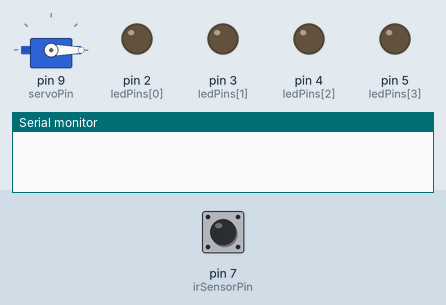
Recording of a sketch running on a simulated Arduino Uno, built with avr-gcc and run on an emulated ATmega328P. On the bench: servo, output pins drawn as LEDs (lit = HIGH), the last lines printed to the serial monitor. The inputs (shaded band) are chosen by the test bench; at power-on: pin 7 (irSensorPin) LOW.

Above: at 1.2 s.
1.3 s: pin 7 (irSensorPin) driven HIGH
2.8 s: pin 7 (irSensorPin) driven LOW
4.3 s: pin 7 (irSensorPin) pulsed HIGH 2 times (0.12 s each, 0.3 s apart)
At 5.5 s:
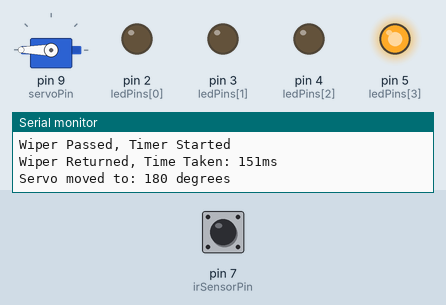
Timing chart, 0 to 7.3 s (numbered marks = the images above; inputs shaded):
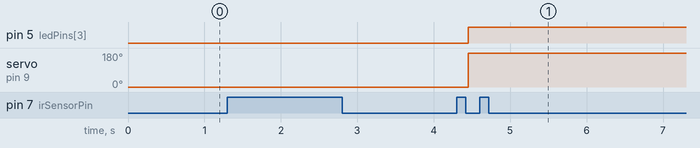

Measured:
- after the input at 4.3 s, pin 5 (ledPins[3]): LOW → HIGH after 0.15 s; servo on pin 9 (servoPin): 0° → 180° after 0.15 s

The sketch:

Speedometer_Code.ino
```cpp
#include <Servo.h>

int irSensorPin = 7;
unsigned long startTime = 0;
bool wafferPassed = false;

Servo myServo;
int servoPin = 9;

// LED Pins
int ledPins[] = {2, 3, 4, 5};  // LEDs connected to pins 2, 3, 4, 5

void setup() {
  pinMode(irSensorPin, INPUT);
  Serial.begin(9600);
  myServo.attach(servoPin);
  myServo.write(0);  // Setting servo to 0 degrees

  // Seting LED pins as OUTPUT and turn them off initially
  for (int i = 0; i < 4; i++) {
    pinMode(ledPins[i], OUTPUT);
    digitalWrite(ledPins[i], LOW);
  }
}

void loop() {
  int sensorValue = digitalRead(irSensorPin);  // Reading the sensor value

  if (sensorValue == HIGH && !wafferPassed) {
    // Wiper passing the sensor
    startTime = millis();
    wafferPassed = true;
    Serial.println("Wiper Passed, Timer Started");
  }
  else if (sensorValue == LOW && wafferPassed) {
    // Wiper returns
    unsigned long endTime = millis();
    unsigned long timeDifference = (endTime - startTime);

    Serial.print("Wiper Returned, Time Taken: ");
    Serial.print(timeDifference);
    Serial.println("ms");

    // Determining speedometer position
    int servoAngle = getServoAngle(timeDifference);

    // Moving speedometer
    myServo.write(servoAngle);
    Serial.print("Servo moved to: ");
    Serial.print(servoAngle);
    Serial.println(" degrees");

    // Controlling LEDs
    controlLEDs(servoAngle);

    // Reset for the next cycle
    wafferPassed = false;
  }

  delay(50);
}

int getServoAngle(unsigned long timeDiff) {
  if (timeDiff >= 1000) {
    return 0;
  } else if (timeDiff >= 750 && timeDiff <= 1000) {
    return 45;
  } else if (timeDiff >= 500 && timeDiff <= 750 ) {
    return 90;
  } else if (timeDiff >= 250 && timeDiff <= 500 ) {
    return 135;
  } else {
    return 180;
  }
}

void controlLEDs(int angle) {
  for (int i = 0; i < 4; i++) {
    digitalWrite(ledPins[i], LOW);
  }

  // Lighting up the corresponding LED
  if (angle == 45) {
    digitalWrite(ledPins[0], HIGH);
  } else if (angle == 90) {
    digitalWrite(ledPins[1], HIGH);
  } else if (angle == 135) {
    digitalWrite(ledPins[2], HIGH);
  } else if (angle >= 180) {
    digitalWrite(ledPins[3], HIGH);
  }
}
```
